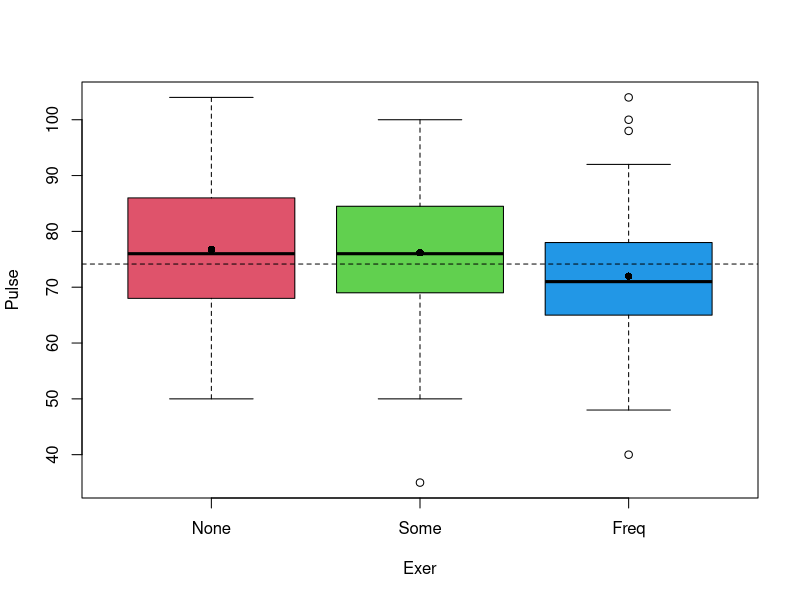

Source code (R):
################# another one-way ANOVA example #################

library(MASS)
head(survey)

x <- survey[, c("Pulse", "Exer")]
# Change the order of Exer from (Freq, None, Some)
# to (None, Some, Freq)
x$Exer <- factor(x$Exer, levels(x$Exer)[c(2, 3, 1)])
# Drop the observations with missing values
x <- x[complete.cases(x), ]
dim(x)
n <- nrow(x)
k <- length(levels(x$Exer))

boxplot(Pulse ~ Exer, data=x, col=2:(k+1))
m <- mean(x$Pulse)
abline(h=m, lty=2)
means <- aggregate(Pulse ~ Exer, data=x, mean)
points(1:nrow(means), means$Pulse, pch=16)

# Calculate the sum of squares from groups
sum.squares.group <- function(v) {
  ss <- length(v)*(mean(v) - m)^2
  return(ss)
}
SSGs <- aggregate(Pulse ~ Exer, data=x, sum.squares.group)
SSGs
SSG <- sum(SSGs$Pulse)
SSG

# Calculate the sum of squares from residuals
sum.squares.res <- function(v) {
  ss <- sum((v - mean(v))^2)
  return(ss)
}
SSRs <- aggregate(Pulse ~ Exer, data=x, sum.squares.res)
SSRs
SSR <- sum(SSRs$Pulse)
SSR


num <- SSG/(k-1)
denom <- SSR/(n-k)
f <- num/denom
f

p <- 1-pf(f, df1=k-1, df2=n-k)
p

a <- aov(Pulse ~ Exer, data=x)
a
summary(a)

fit <- lm(Pulse ~ Exer, data=x)
summary(fit)
